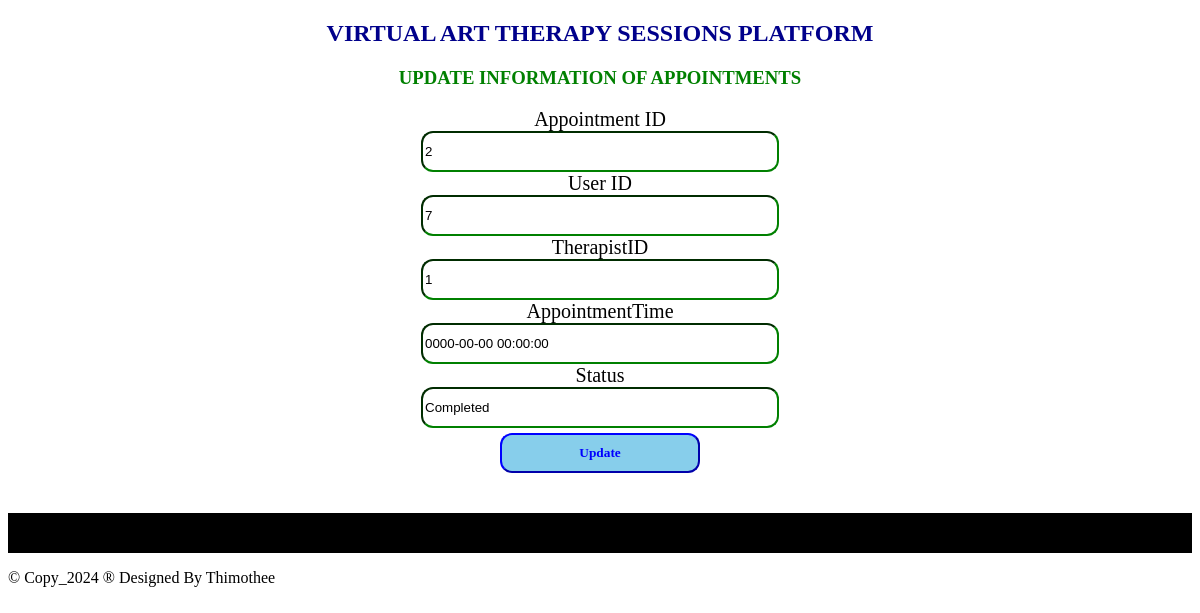
The page /updateappointments.php?AppointmentID=2 on the database its author committed.
### tables this page shows
CREATE TABLE `appointments` (
  `AppointmentID` int(11) NOT NULL,
  `ClientID` int(11) DEFAULT NULL,
  `TherapistID` int(11) DEFAULT NULL,
  `AppointmentTime` datetime DEFAULT NULL,
  `Status` blob DEFAULT NULL
);

### updateappointments.php (the view, shortened to what this page needs)
<?php
include "dbconnection.php";
$AppointmentID = $ClientID = $TherapistID = $AppointmentTime = $Status = "";
if ($_SERVER['REQUEST_METHOD'] == 'GET') {
    $AppointmentID = $_GET["AppointmentID"];
    $sql = "SELECT * FROM appointments WHERE AppointmentID = ?";
    $stmt = $connection->prepare($sql);
    $stmt->bind_param("i", $AppointmentID);
    $stmt->execute();
    $result = $stmt->get_result();
    if ($result->num_rows > 0) {
        $row = $result->fetch_assoc();
        $ClientID = $row['ClientID'];
        $TherapistID = $row["TherapistID"];
        $AppointmentTime = $row["AppointmentTime"];
        $Status = $row["Status"];
    } else {
        header("Location: viewappointments.php");
        exit;
    }
}
?>
<!DOCTYPE html>
<html>
<head>
</head>
<body>
    <center>
        <h2>VIRTUAL ART THERAPY SESSIONS PLATFORM</h2>
        <h3 style="color: green;">UPDATE INFORMATION OF APPOINTMENTS</h3>
        <section class="forms">
            <form method="POST" onsubmit="return confirmUpdate();">
                <label>Appointment ID</label><br>
                <input type="text" name="AppointmentID" readonly class="input" value="<?php echo $AppointmentID; ?>"><br>
                <label>User ID</label><br>
                <input type="text" name="ClientID" readonly class="input" value="<?php echo $ClientID; ?>"><br>
                <label>TherapistID</label><br>
                <input type="text" name="TherapistID" class="input" value="<?php echo $TherapistID; ?>"><br>
                <label>AppointmentTime</label><br>
                <input type="text" name="AppointmentTime" value="<?php echo $AppointmentTime; ?>" class="input"><br>
                <label>Status</label><br>
                <input type="TEXT" name="Status" value="<?php echo $Status; ?>" class="input"><br>
                <input type="submit" name="submit" value="Update" class="sb">
            </form>
        </section>
    </center>
    <footer>
        <p style="color: white; text-align: center; margin-top: 40px; background-color: black; height: 40px;"><marquee>&copy; Copy_2024 &reg; Designed By Thimothee</marquee></p>
    </footer>
</body>
</html>

### updateappointments.php (style rules this page uses)
h2 { font-family: Castellar; color: darkblue; }
label { font-family: elephant; font-size: 20px; }
.sb { font-family: Georgia; padding: 10px; border-color: blue; background-color: skyblue; width: 200px; margin-top: 5px; border-radius: 12px; font-weight: bold; color: blue; }
.input { width: 350px; height: 35px; border-radius: 12px; border-color: green; }

### rows shown on the page
appointments: ClientID "7", TherapistID "1", AppointmentTime "0000-00-00 00:00:00", Status "Completed"
